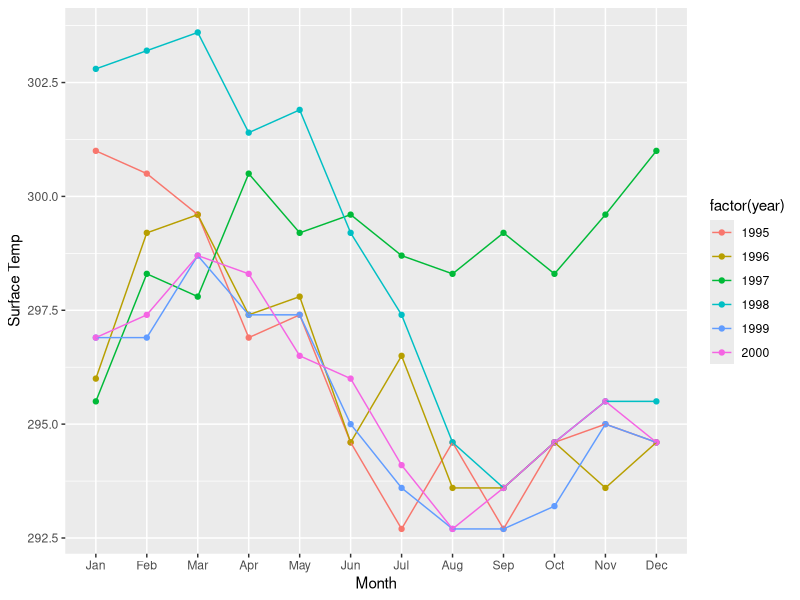
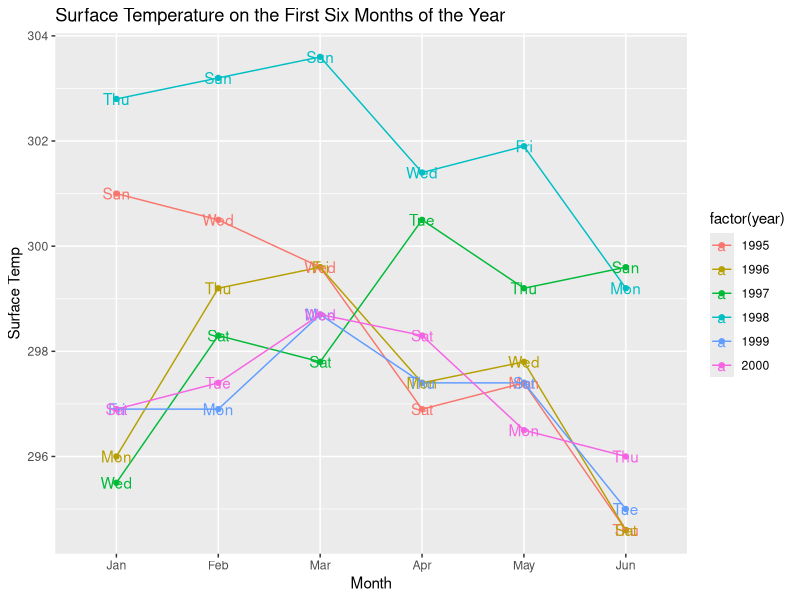
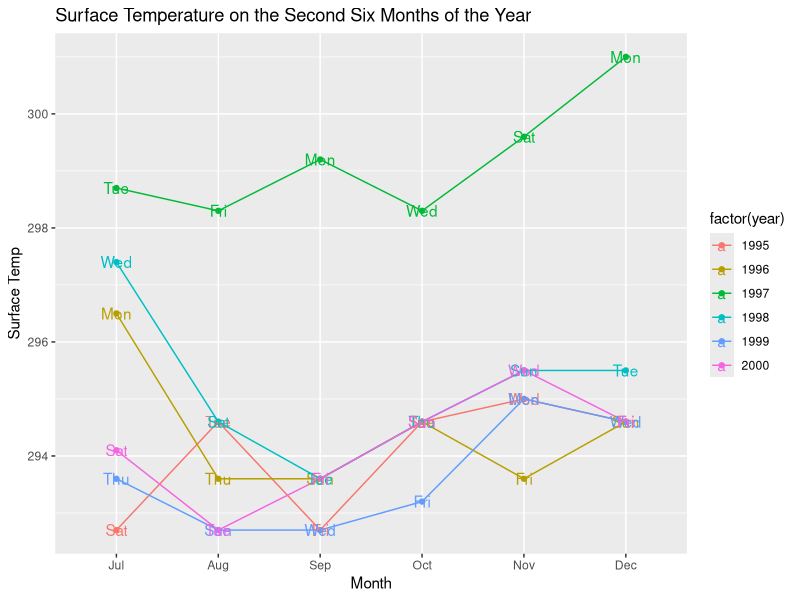

Here is the R script that generated these plots, in order:
## ---- chunk 1
data(nasa, package="GGally")
library(tidyverse)
library(lubridate)
nasa %>% filter(x==10, y==10) %>% 
  mutate(myear= month(date, label=TRUE), 
         wday=wday(date, label = TRUE)) %>% 
  ggplot(aes( x= myear, y = surftemp, group=year, colour = factor(year))) + 
  geom_point()+ geom_line()+
    xlab("Month")+ ylab("Surface Temp")

## ---- chunk 2
nasa %>% mutate(myear= month(date, label=TRUE),
         wday=wday(date, label = TRUE)) %>% 
  filter(x == 10, y == 10, myear<= "Jun") %>%
  ggplot(aes( x= myear, y = surftemp, colour = factor(year), group=year)) + 
  geom_point()+geom_line()+
  geom_text(aes(x = myear, y = surftemp, label= wday))+ 
  ggtitle("Surface Temperature on the First Six Months of the Year")+
  xlab("Month")+ ylab("Surface Temp")
## ---- chunk 3
nasa %>% mutate(myear= month(date, label=TRUE),
         wday=wday(date, label = TRUE)) %>% 
  filter(x == 10, y == 10, myear> "Jun") %>%
  ggplot(aes( x= myear, y = surftemp, colour = factor(year), group=year)) + 
  geom_point()+geom_line()+
  geom_text(aes(x = myear, y = surftemp, label= wday))+ 
  ggtitle("Surface Temperature on the Second Six Months of the Year")+
  xlab("Month")+ ylab("Surface Temp")
